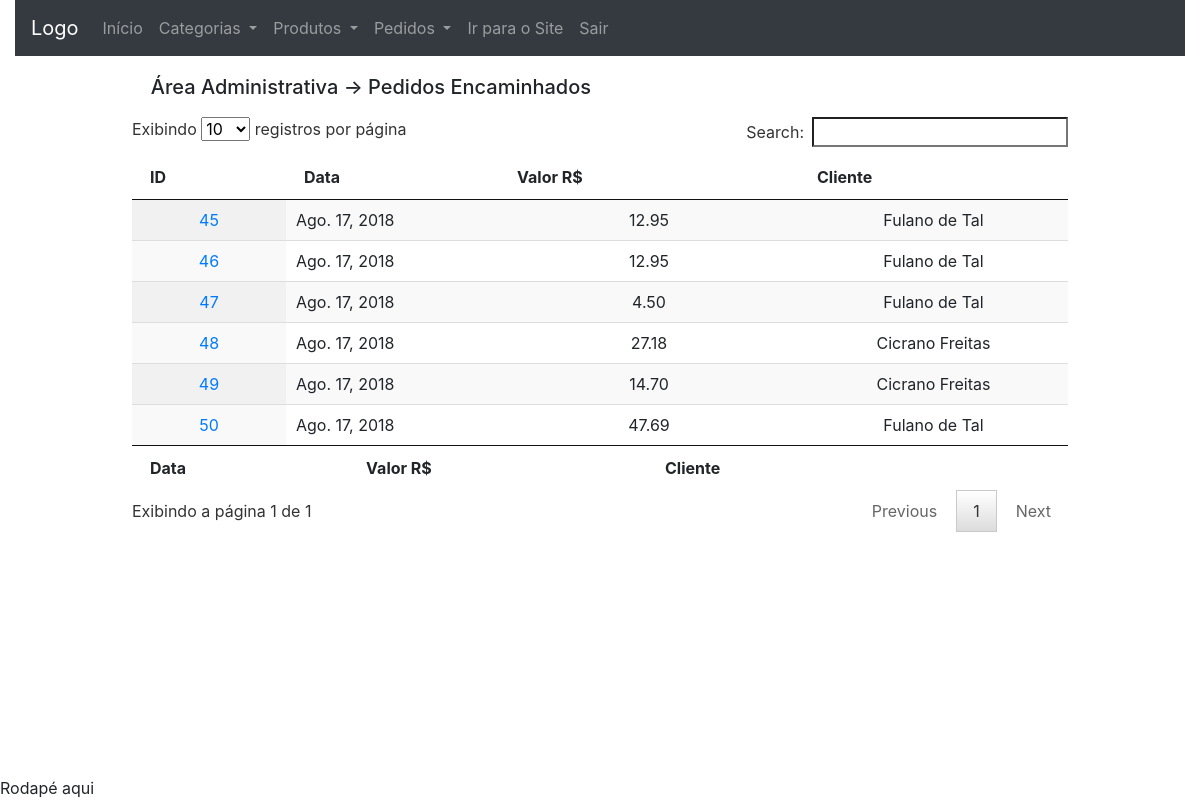
/area_administrativa/encaminhados (signed in), run on an earlier commit of the app's database.
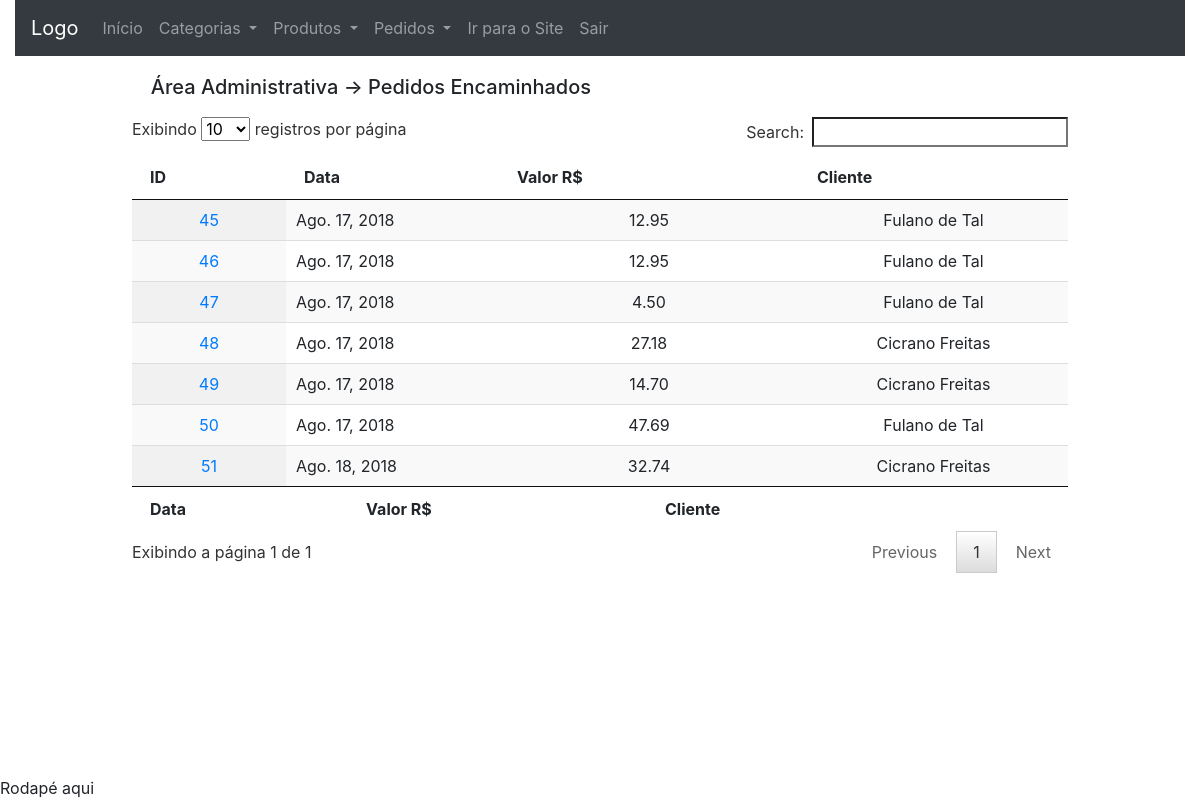
And on a later commit of the database.
### checkout/models.py (models this page shows, shortened)
class Order(models.Model):
	date = models.DateField(default=date.today, editable=False)
	value = models.DecimalField('Valor R$', max_digits=10,
		decimal_places=2, default=0)
	user = models.ForeignKey(User, on_delete=models.CASCADE,
		null=True, blank=True)
	delivery_address_is_the_same = models.BooleanField(
		verbose_name='Entregar no endereço cadastrado',
		default=True,
		blank=True)
	logradouro = models.CharField('Rua/Avenida', max_length=100,
		null=True, blank=True, default='')
	numero = models.CharField('Número', max_length=100,
		null=True, blank=True, default='')
	cep = models.CharField('CEP', max_length=10, null=True,
		blank=True, default='')
	complemento = models.CharField('Complamento', max_length=100,
		null=True, blank=True, default='')
	bairro = models.CharField('Bairro', max_length=100, null=True,
		blank=True, default='')
	cidade = models.CharField('Cidade', max_length=100, null=True,
		blank=True, default='')
	estado = models.CharField('Estado', max_length=100, null=True,
		blank=True, default='')
	transaction_id = models.CharField('ID da transação', max_length=100,
		null=True, blank=True)
	status_order = models.CharField('Status do Pedido', max_length=10,
		choices=STATUS_ORDER, default='A')
	status_pg = models.CharField('Status PagSeguro', max_length=10,
		choices=STATUS_PAGSEGURO, null=True, blank=True)
	sended = models.BooleanField(
		verbose_name='Enviado',
		default=False,
		blank=True)
	forwarded = models.BooleanField(
		verbose_name='Encaminhado',
		default=False,
		blank=True)
	money = models.DecimalField('Dinheiro R$', max_digits=10,
		decimal_places=2, default=0)
	class Meta:
		verbose_name = 'Pedido'
		verbose_name_plural = 'Pedidos'
		ordering = ['date']
	objects = models.Manager() # The default manager.
	orderManager = OrderManager()

### accounts/models.py (models this page shows, shortened)
class User(AbstractBaseUser, PermissionsMixin):
	UF_CHOICES = (
    ('AC','Acre'), ('AL','Alagoas'), ('AP','Amapá'),
    ('AM','Amazonas'), ('BA','Bahia'), ('CE','Ceará'),
    ('DF','Distrito Federal'), ('ES','Espírito Santo'),
    ('GO','Goiás'), ('MA','Maranhão'), ('MT','Mato Grosso'),
    ('MS','Mato Grosso do Sul'), ('MG','Minas Gerais'),
    ('PA','Pará'), ('PB','Paraíba'), ('PR','Paraná'),
    ('PE','Pernambuco'), ('PI','Piauí'),
    ('RJ','Rio de Janeiro'), ('RN','Rio Grande do Norte'),
    ('RS','Rio Grande do Sul'), ('RO','Rondônia'),
    ('RR','Roraima'), ('SC','Santa Catarina'),
    ('SP','São Paulo'), ('SE','Sergipe'),
	('TO','Tacantins'), )
	username = models.CharField(
		'Login', max_length=30, unique=True, validators=[
			validators.RegexValidator(
				re.compile('^[\w.@+-]+$'),
				'Informe um nome de usuário válido. '
				'Este valor deve conter apenas letras, números '
				'e os caracteres: @/./+/-/_ .'
				, 'invalid'
			)
		], help_text='Um nome curto que será usado para identificá-lo de forma única na plataforma'
	)
	name = models.CharField('Nome', max_length=100, blank=True)
	email = models.EmailField('E-mail', unique=True)
	telefone = models.CharField('Telefone', max_length=20, null=True,
		blank=True)
	cpf = models.CharField('CPF', max_length=11, null=True, blank=True)
	logradouro = models.CharField('Rua/Avenida', max_length=100,
		null=True, blank=True)
	numero = models.CharField('Número', max_length=100,
		null=True, blank=True)
	cep = models.CharField('CEP', max_length=10, null=True, blank=True)
	complemento = models.TextField('Complamento', max_length=100,
		null=True, blank=True)
	bairro = models.CharField('Bairro', max_length=100, null=True, blank=True)
	cidade = models.CharField('Cidade', max_length=100, null=True, blank=True)
	estado = models.CharField('Estado', max_length=100, null=True, blank=True,
		choices=UF_CHOICES)
	is_staff = models.BooleanField('Equipe', default=False)
	is_active = models.BooleanField('Ativo', default=True)
	date_joined = models.DateTimeField('Data de Entrada', auto_now_add=True)
	USERNAME_FIELD = 'username'
	REQUIRED_FIELDS = ['email']
	objects = UserManager()
	class Meta:
		verbose_name = 'Usuário'
		verbose_name_plural = 'Usuários'
	def __str__(self):
		return self.name or self.username

### dashboard_admin/views.py (the view)
# urls.py: path('encaminhados', views.forwarded, name='forwarded'),
@login_required
def forwarded(request):
	orders = Order.objects.filter(forwarded=True)
	context = {
		'orders': orders
	}
	return render(request, 'dashboard_admin/forwarded.html',
		context)

### dashboard_admin/templates/dashboard_admin/forwarded.html (shortened to what this page needs)
{% extends 'dashboard_admin/base.html' %}
{% load widget_tweaks %}
{% block conteudo %}
<div class="panel panel-default table-two-column panel-large">
	{% block dashboard_title %}
	<div class="panel-heading" style="margin: 2%;">
		<h5>Área Administrativa -> Pedidos Encaminhados </h5>
	</div>
	{% endblock %}
	<div class="panel-body">
		<table id="table" class="display" cellspacing="0"
		        width="100%">
		    <thead>
		      <tr>
		        <th>ID</th>
		        <th>Data</th>
		        <th>Valor R$</th>
		        <th>Cliente</th>
		      </tr>
		    </thead>
		    <tfoot>
		      <tr>
		        <th>Data</th>
		        <th>Valor R$</th>
		        <th>Cliente</th>
		      </tr>
		    </tfoot>
		    <tbody>
				{% for order in orders %}
				<tr>
					<td style="text-align: center;">
						<a href="{% url 'dashboard_admin:order_datail' order.id %}"
						title="Detalhes">
					  	{{ order.id }}
						</a>
					</td>
					<td>
						{{ order.date }}
					</td>
					<td style="text-align: center;">
						{{ order.value }}
					</td>
					<td style="text-align: center;">
						{{ order.user }}
					</td>
				</tr>
				{% endfor %}
		    </tbody>
		</table>
	</div>
</div>
{% endblock %}

What changed in the data, as far as the page shows it:
now on this page (row edited): Order: id "51", date "Ago. 18, 2018", value "32.74", user "Cicrano Freitas"
